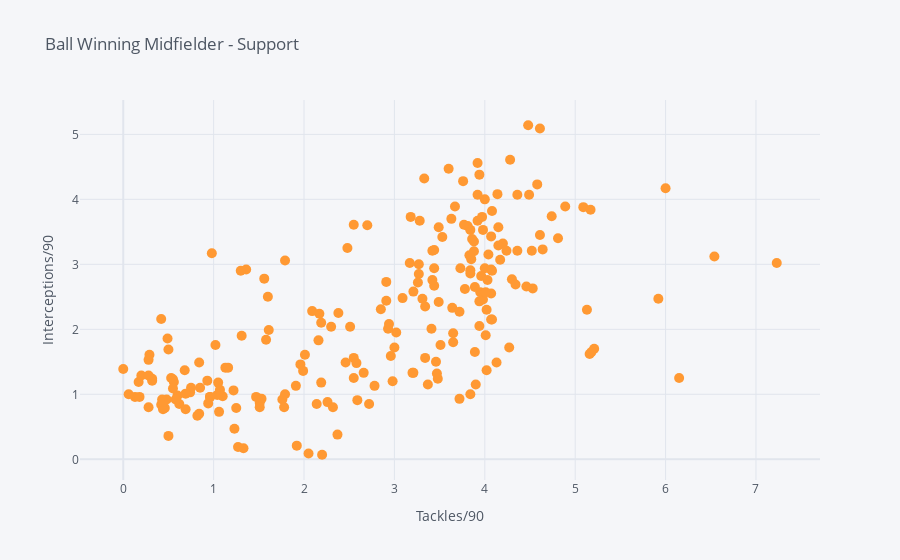

Write notebook code for a chart like this one.
### Code cell
df1.iplot(kind='scatter',x='Tck',y='Int/90',
           mode='markers',text='Name',size=10,
          xTitle='Tackles/90',yTitle='Interceptions/90',title='Ball Winning Midfielder - Support')

### Figure 1 — Plotly figure (JSON) as saved in the notebook; plotly's stock layout.template omitted (floating-point values rounded to 4 significant figures; data arrays with more than 128 entries replaced by an {"elided": "..."} marker saying what was removed)
{"data": [{"line": {"color": "rgba(255, 153, 51, 1.0)", "dash": "solid", "shape": "linear", "width": 1.3}, "marker": {"size": 10, "symbol": "circle"}, "mode": "markers", "name": "Int/90", "text": {"elided": "272 str values"}, "type": "scatter", "x": {"elided": "272 str values"}, "y": {"elided": "272 str values"}}], "layout": {"legend": {"bgcolor": "#F5F6F9", "font": {"color": "#4D5663"}}, "paper_bgcolor": "#F5F6F9", "plot_bgcolor": "#F5F6F9", "title": {"font": {"color": "#4D5663"}, "text": "Ball Winning Midfielder - Support"}, "xaxis": {"gridcolor": "#E1E5ED", "showgrid": true, "tickfont": {"color": "#4D5663"}, "title": {"font": {"color": "#4D5663"}, "text": "Tackles/90"}, "zerolinecolor": "#E1E5ED"}, "yaxis": {"gridcolor": "#E1E5ED", "showgrid": true, "tickfont": {"color": "#4D5663"}, "title": {"font": {"color": "#4D5663"}, "text": "Interceptions/90"}, "zerolinecolor": "#E1E5ED"}}}
